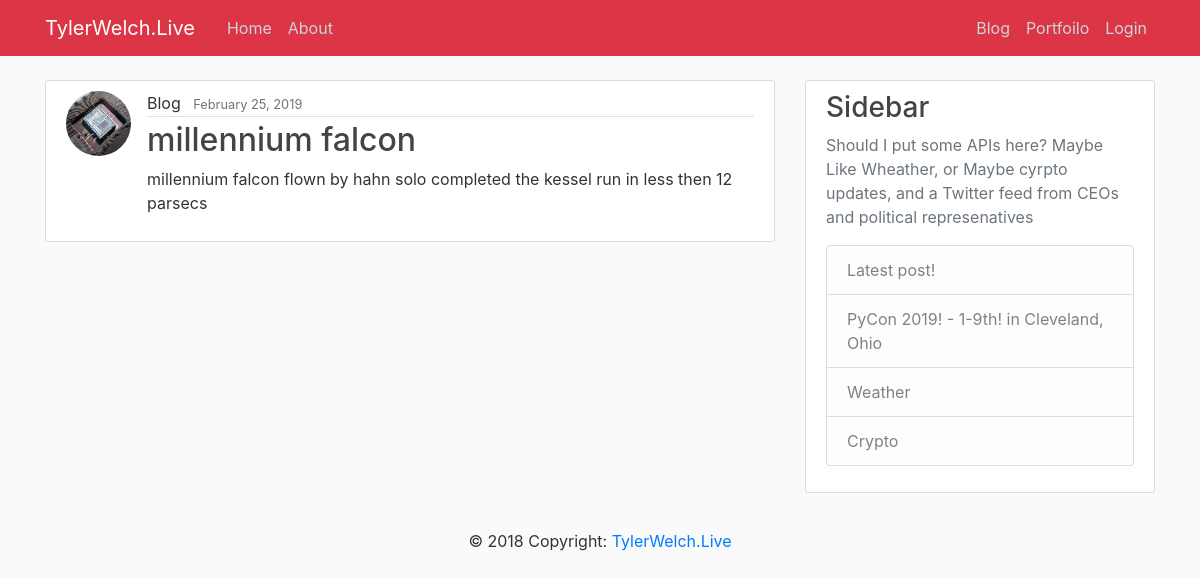
Screenshot of /blog/ with the database file from the repository.
### mainsite/models.py (models this page shows, shortened)
class BlogPost(models.Model):
	title = models.CharField(max_length=100)
	content = models.TextField()
	date_posted = models.DateTimeField('date published')
	blogimage = models.ImageField(default='default.jpg', upload_to='mainsite_pics')

### mainsite/views.py (the view)
# urls.py: path('blog/', BlogListView.as_view(), name='mainsite-Blog'),
class BlogListView(ListView):
    model = BlogPost
    template_name = 'mainsite/blog.html' # Django checks for <app>/<model>_<viewtype>.html
    context_object_name = 'posts'
    ordering = ['-date_posted']
    paginate_by = 5

### mainsite/templates/mainsite/blog.html (shortened to what this page needs)
{% extends "mainsite/base.html" %}
{% block content %}
    {% for post in posts %}
        <article class="media content-section">
          <img class="rounded-circle article-img" src="{{ post.blogimage.url }}">
          <div class="media-body">
            <div class="article-metadata">
              <a class="mr-2">Blog</a>
              <small class="text-muted">{{ post.date_posted|date:"F d, Y" }}</small>
            </div>
            <h2><a class="article-title" href="{% url 'blogpost-detail' post.id %}">{{ post.title }}</a></h2>
            <p class="article-content">{{ post.content }}</p>
          </div>
        </article>
    {% endfor %}
{% endblock content %}

### mainsite/templates/mainsite/base.html (shortened to what this page needs)
{% load static %}
<!DOCTYPE html>
<html>
<head>
    <link rel="stylesheet" href="https://stackpath.bootstrapcdn.com/bootstrap/4.3.1/css/bootstrap.min.css">
    <link rel="stylesheet" type="text/css" href="{% static 'mainsite/main.css' %}">
</head>
<body>
    <header class="site-header">
      <nav class="navbar navbar-expand-md navbar-dark bg-danger fixed-top">
        <div class="container">
          <a class="navbar-brand mr-4" href="{% url 'mainsite-home' %}">TylerWelch.Live</a>
          <div class="collapse navbar-collapse" id="navbarToggle">
            <div class="navbar-nav mr-auto">
              <a class="nav-item nav-link" href="{% url 'mainsite-home' %}">Home</a>
              <a class="nav-item nav-link" href="{% url 'mainsite-about' %}">About</a>
            </div>
            <div class="navbar-nav">
                <a class="nav-item nav-link" href="{% url 'mainsite-Blog' %}">Blog</a>
                <a class="nav-item nav-link" href="{% url 'mainsite-Portfolio' %}">Portfoilo</a>
              {% if user.is_authenticated %}
                <a class="nav-item nav-link" href="{% url 'account' %}">Account</a>
                <a class="nav-item nav-link" href="{% url 'logout' %}">Logout</a>
              {% else %}
                <a class="nav-item nav-link" href="{% url 'login' %}">Login</a>
              {% endif %}
            </div>
          </div>
        </div>
      </nav>
    </header>
    <main role="main" class="container">
      <div class="row">
        <div class="col-md-8">
          {% block content %}{% endblock %}
        </div>
        <div class="col-md-4">
          <div class="content-section">
            <h3>Sidebar</h3>
            <p class='text-muted'>Should I put some APIs here?  Maybe Like Wheather, or Maybe cyrpto updates, and a Twitter feed from CEOs and political represenatives
              <ul class="list-group">
                <li class="list-group-item list-group-item-light">Latest post!</li>
                <li class="list-group-item list-group-item-light">PyCon 2019! - 1-9th! in Cleveland, Ohio</li>
                <li class="list-group-item list-group-item-light">Weather</li>
                <li class="list-group-item list-group-item-light">Crypto</li>
              </ul>
            </p>
          </div>
        </div>
      </div>
    </main>
<footer class="page-footer font-small blue">
  <div class="footer-copyright text-center py-3">© 2018 Copyright:
    <a href="{% url 'mainsite-home' %}">TylerWelch.Live</a>
  </div>
</footer>
</body>
</html>

### mainsite/static/mainsite/main.css (style rules this page uses)
body { background: #fafafa; color: #333333; margin-top: 5rem; }
h1, h2, h3, h4, h5, h6 { color: #444444; }
ul { margin: 0; }
.site-header .navbar-nav .nav-link { color: #cbd5db; }
.content-section { background: #ffffff; padding: 10px 20px; border: 1px solid #dddddd; border-radius: 3px; margin-bottom: 20px; }
.article-title { color: #444444; }
.article-content { white-space: pre-line; }
.article-img { height: 65px; width: 65px; margin-right: 16px; }
.article-metadata { padding-bottom: 1px; margin-bottom: 4px; border-bottom: 1px solid #e3e3e3 }

### rows the page displays
BlogPost: blogimage (placeholder picture), date_posted "February 25, 2019", title "millennium falcon", content "millennium falcon flown by hahn solo completed the kessel run in less then 12 parsecs"
